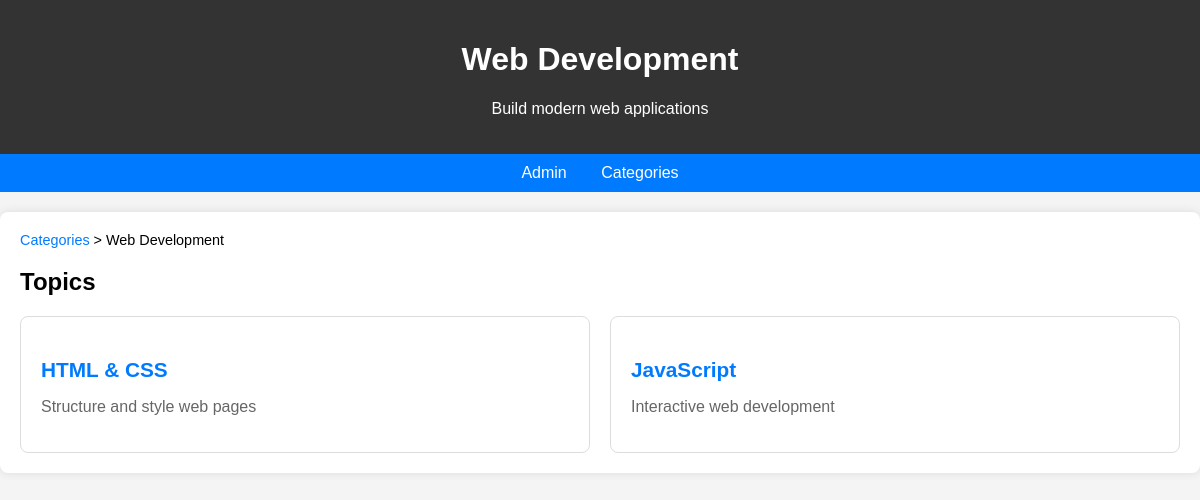
The app's page /category/2/ with its own data.
### python_dashboard/coding_resources/models.py (models this page shows, shortened)
class Category(models.Model):
    name = models.CharField(max_length=100)
    description = models.TextField(blank=True)

class Topic(models.Model):
    category = models.ForeignKey(Category, on_delete=models.CASCADE)
    title = models.CharField(max_length=200)
    description = models.TextField(blank=True)

### python_dashboard/coding_resources/views.py (the view)
# urls.py: path('category/<int:category_id>/', views.topic_list, name='topic_list'),
def topic_list(request, category_id):
    category = get_object_or_404(Category, id=category_id)
    topics = Topic.objects.filter(category=category)
    return render(request, 'coding_resources/topic_list.html', {'category': category, 'topics': topics})

### python_dashboard/coding_resources/templates/coding_resources/topic_list.html (shortened to what this page needs)
<!DOCTYPE html>
<html lang="en">
<head>
</head>
<body>
    <div class="header">
        <h1>{{ category.name }}</h1>
        <p>{{ category.description }}</p>
    </div>
    <div class="nav">
        <a href="{% url 'admin:index' %}">Admin</a>
        <a href="{% url 'coding_resources:category_list' %}">Categories</a>
    </div>
    <div class="container">
        <div class="breadcrumb">
            <a href="{% url 'coding_resources:category_list' %}">Categories</a> > {{ category.name }}
        </div>
        <h2>Topics</h2>
        <div class="topic-grid">
            {% for topic in topics %}
            <a href="{% url 'coding_resources:snippet_list' topic.id %}" class="topic-card">
                <h3 class="topic-title">{{ topic.title }}</h3>
                <p class="topic-description">{{ topic.description }}</p>
            </a>
            {% endfor %}
        </div>
    </div>
</body>
</html>

### python_dashboard/coding_resources/templates/coding_resources/topic_list.html (style rules this page uses)
body { font-family: Arial, sans-serif; margin: 0; padding: 0; background-color: #f4f4f4; }
.header { background-color: #333; color: white; padding: 20px; text-align: center; }
.container { max-width: 1200px; margin: 20px auto; padding: 20px; background-color: white; border-radius: 8px; box-shadow: 0 0 10px rgba(0,0,0,0.1); }
.topic-grid { display: grid; grid-template-columns: repeat(auto-fit, minmax(300px, 1fr)); gap: 20px; }
.topic-card { border: 1px solid #ddd; border-radius: 8px; padding: 20px; text-decoration: none; color: #333; transition: transform 0.2s, box-shadow 0.2s; }
.topic-title { font-size: 1.3em; margin-bottom: 10px; color: #007bff; }
.topic-description { color: #666; }
.nav { background-color: #007bff; color: white; padding: 10px; text-align: center; }
.nav a { color: white; text-decoration: none; margin: 0 15px; }
.breadcrumb { margin-bottom: 20px; font-size: 0.9em; }
.breadcrumb a { color: #007bff; text-decoration: none; }

### records on screen
Category: name "Web Development", description "Build modern web applications"
Topic: title "HTML & CSS", description "Structure and style web pages"
Topic: title "JavaScript", description "Interactive web development"
